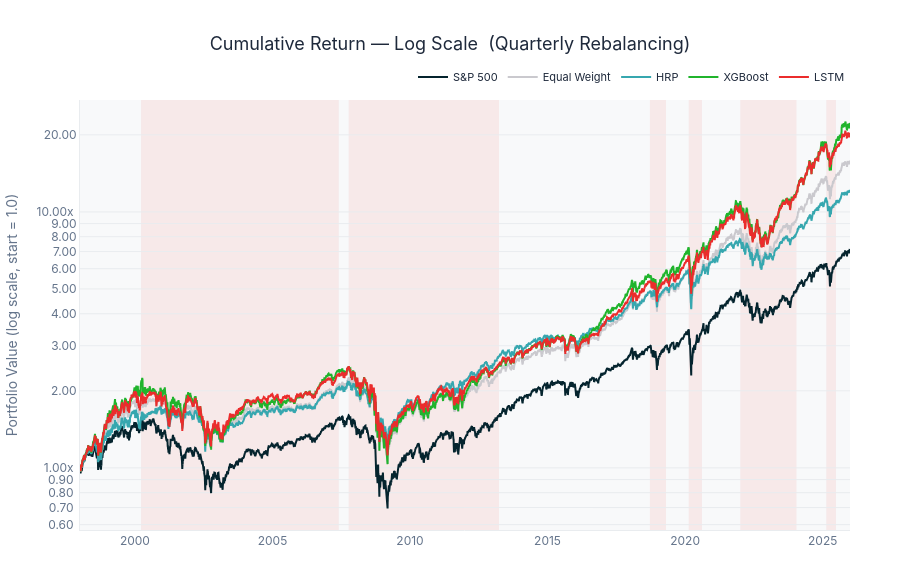

Notebook cell for this chart:
### Code cell
import numpy as np
import pandas as pd
import matplotlib.pyplot as plt
import matplotlib.ticker as mticker
import plotly.graph_objects as go
from pathlib import Path

_DATA_PATH = Path(r"C:/Users/benel/OneDrive/Desktop/Python/Thesis_xyz")
_DATA_DIR  = _DATA_PATH / "results" / "data"
_OUT_DIR   = _DATA_PATH / "results" / "plots" / "all_models"
_OUT_DIR.mkdir(parents=True, exist_ok=True)
_START, _END = "1998-01-01", "2025-12-31"

CRISIS_PERIODS = [
    ("Dotcom Crash",       "2000-03-23", "2007-05-31"),
    ("GFC",                "2007-10-09", "2013-03-28"),
    ("Monetary Policy",    "2018-09-21", "2019-04-23"),
    ("COVID-19",           "2020-02-19", "2020-08-12"),
    ("Russia/Ukraine",     "2022-01-03", "2024-01-19"),
    ("Trade Policy Shock", "2025-02-19", "2025-06-26"),
]
BG, PANEL, GRID = "#FFFFFF", "#F8F9FA", "#E9ECEF"
TEXT, SUBTEXT   = "#1E293B", "#64748B"

def _avg_runs(model_dir, pattern):
    dfs, run = [], 1
    while True:
        p = model_dir / pattern.format(run=run)
        if not p.exists(): break
        df = pd.read_csv(p, index_col="date", parse_dates=True).sort_index()
        df = df.loc[_START:_END].dropna(subset=["log_return"])
        dfs.append(df["log_return"])
        run += 1
    if not dfs: return None, 0
    avg = pd.concat(dfs, axis=1).mean(axis=1).dropna()
    return pd.DataFrame({"log_return": avg, "cumulative_value": np.exp(avg.cumsum())}), len(dfs)

def _single(path, log_col="log_return"):
    if not path.exists(): return None
    df = pd.read_csv(path, index_col="date", parse_dates=True).sort_index()
    df = df.loc[_START:_END].dropna(subset=[log_col])
    if log_col != "log_return":
        df = df.rename(columns={log_col: "log_return"})
    df["cumulative_value"] = np.exp(df["log_return"].cumsum())
    return df

lstm_df, lstm_n = _avg_runs(_DATA_DIR / "lstm",    "portfolio_lstm_Quarterly_{run}.csv")
xgb_df,  xgb_n  = _avg_runs(_DATA_DIR / "xgboost", "portfolio_xgb_Quarterly_{run}.csv")
ew_df           = _single(_DATA_DIR / "equal_weight" / "portfolio_Quarterly.csv")
hrp_df          = _single(_DATA_DIR / "hrp"          / "portfolio_Quarterly.csv")
bench_df        = _single(_DATA_DIR / "benchmark"    / "portfolio.csv", log_col="log_returns_per_day")

# (cumulative_value, hex_color, linewidth)
series = {}
if bench_df is not None: series["S&P 500"]         = (bench_df["cumulative_value"], "#05242E", 2.5)
if ew_df    is not None: series["1/N"]                 = (ew_df["cumulative_value"],    "#CAC9CE", 1.8)
if hrp_df   is not None: series["HRP"]                          = (hrp_df["cumulative_value"],   "#36A7AF", 1.8)
if xgb_df   is not None: series["XGBoost"] = (xgb_df["cumulative_value"],   "#20B42C", 1.8)
if lstm_df  is not None: series["LSTM"]    = (lstm_df["cumulative_value"],  "#EB2C2C", 1.8)

TITLE = "Cumulative Return — Log Scale"

# ── 1) Interactive Plotly chart ───────────────────────────────────────────────
fig = go.Figure()
if series:
    first_idx = next(iter(series.values()))[0].index
    for cname, c_start, c_end in CRISIS_PERIODS:
        s = first_idx[first_idx >= pd.Timestamp(c_start)]
        e = first_idx[first_idx <= pd.Timestamp(c_end)]
        if s.empty or e.empty: continue
        fig.add_vrect(x0=s[0], x1=e[-1], fillcolor="rgba(220,38,38,0.08)", layer="below", line_width=0)
        

for label, (cum_series, color, _lw) in series.items():
    fig.add_trace(go.Scatter(
        x=cum_series.index, y=cum_series.values, mode="lines", name=label,
        line=dict(color=color, width=2),
        hovertemplate="%{x|%b %d, %Y}<br>" + label + ": %{y:.3f}x<extra></extra>",
    ))

fig.update_layout(
    title=dict(text=TITLE, font=dict(size=18, color=TEXT, family="Inter, Arial"), x=0.5, xanchor="center"),
    height=580, paper_bgcolor=BG, plot_bgcolor=PANEL,
    font=dict(family="Inter, Arial, sans-serif", size=12, color=TEXT),
    legend=dict(orientation="h", yanchor="bottom", y=1.02, xanchor="right", x=1, font=dict(color=TEXT, size=11)),
    margin=dict(l=80, r=50, t=100, b=50),
    hoverlabel=dict(bgcolor="white", font_size=12, font_color=TEXT, bordercolor=GRID),
)
fig.update_xaxes(showgrid=False, tickfont=dict(color=SUBTEXT), linecolor=GRID)
fig.update_yaxes(type="log", tickformat=".2f", ticksuffix="x", gridcolor=GRID,
                 tickfont=dict(color=SUBTEXT), title_text="Portfolio Value (log scale, start = 1.0)",
                 title_font=dict(color=SUBTEXT), linecolor=GRID)
fig.show()

# ── 2) PDF export via matplotlib (vector quality) ─────────────────────────────
plt.rcParams.update({
    "font.family":       "DejaVu Sans",
    "axes.spines.top":   False,
    "axes.spines.right": False,
    "axes.facecolor":    "#F8F9FA",
    "figure.facecolor":  "white",
    "grid.color":        "#E9ECEF",
    "grid.linewidth":    0.6,
})

fig_pdf, ax = plt.subplots(figsize=(14, 7))

for cname, c_start, c_end in CRISIS_PERIODS:
    ax.axvspan(pd.Timestamp(c_start), pd.Timestamp(c_end),
               alpha=0.08, color="#DC2626", zorder=0, linewidth=0)

for label, (cum_series, color, lw) in series.items():
    ax.plot(cum_series.index, cum_series.values, color=color, linewidth=lw, label=label, zorder=3)

ax.set_yscale("log")
ax.yaxis.set_major_formatter(mticker.FuncFormatter(lambda y, _: f"{y:.2f}x"))
ax.yaxis.set_minor_formatter(mticker.NullFormatter())
ax.set_xlabel("Date", fontsize=11, color="#64748B", labelpad=8)
ax.set_ylabel("Portfolio Value (log scale, start = 1.0)", fontsize=11, color="#64748B", labelpad=8)
ax.set_title(TITLE, fontsize=14, color="#1E293B", pad=14)
ax.tick_params(colors="#64748B", labelsize=10)
ax.grid(True, which="major", axis="y", zorder=0)
ax.grid(False, axis="x")

y_top = ax.get_ylim()[1]


leg = ax.legend(loc="upper left", fontsize=10, framealpha=0.9, edgecolor="#E9ECEF", ncol=2)
for txt in leg.get_texts():
    txt.set_color("#1E293B")

fig_pdf.tight_layout()
pdf_path = _OUT_DIR / "cumulative_return_log.pdf"
fig_pdf.savefig(pdf_path, format="pdf", bbox_inches="tight")
print(f"PDF saved: {pdf_path}")
plt.show()

### Figure 1 — Plotly figure (JSON) as saved in the notebook; plotly's stock layout.template omitted (floating-point values rounded to 4 significant figures; data arrays with more than 128 entries replaced by an {"elided": "..."} marker saying what was removed)
{"data": [{"hovertemplate": "%{x|%b %d, %Y}<br>S&P 500: %{y:.3f}x<extra></extra>", "line": {"color": "#05242E", "width": 2}, "mode": "lines", "name": "S&P 500", "type": "scatter", "x": {"elided": "7041 str values"}, "y": {"elided": "7041 float values"}}, {"hovertemplate": "%{x|%b %d, %Y}<br>Equal Weight: %{y:.3f}x<extra></extra>", "line": {"color": "#CAC9CE", "width": 2}, "mode": "lines", "name": "Equal Weight", "type": "scatter", "x": {"elided": "7042 str values"}, "y": {"elided": "7042 float values"}}, {"hovertemplate": "%{x|%b %d, %Y}<br>HRP: %{y:.3f}x<extra></extra>", "line": {"color": "#36A7AF", "width": 2}, "mode": "lines", "name": "HRP", "type": "scatter", "x": {"elided": "7042 str values"}, "y": {"elided": "7042 float values"}}, {"hovertemplate": "%{x|%b %d, %Y}<br>XGBoost: %{y:.3f}x<extra></extra>", "line": {"color": "#20B42C", "width": 2}, "mode": "lines", "name": "XGBoost", "type": "scatter", "x": {"elided": "7042 str values"}, "y": {"elided": "7042 float values"}}, {"hovertemplate": "%{x|%b %d, %Y}<br>LSTM: %{y:.3f}x<extra></extra>", "line": {"color": "#EB2C2C", "width": 2}, "mode": "lines", "name": "LSTM", "type": "scatter", "x": {"elided": "7042 str values"}, "y": {"elided": "7042 float values"}}], "layout": {"font": {"color": "#1E293B", "family": "Inter, Arial, sans-serif", "size": 12}, "height": 580, "hoverlabel": {"bgcolor": "white", "bordercolor": "#E9ECEF", "font": {"color": "#1E293B", "size": 12}}, "legend": {"font": {"color": "#1E293B", "size": 11}, "orientation": "h", "x": 1, "xanchor": "right", "y": 1.02, "yanchor": "bottom"}, "margin": {"b": 50, "l": 80, "r": 50, "t": 100}, "paper_bgcolor": "#FFFFFF", "plot_bgcolor": "#F8F9FA", "shapes": [{"fillcolor": "rgba(220,38,38,0.08)", "layer": "below", "line": {"width": 0}, "type": "rect", "x0": "2000-03-23T00:00:00", "x1": "2007-05-31T00:00:00", "xref": "x", "y0": 0, "y1": 1, "yref": "y domain"}, {"fillcolor": "rgba(220,38,38,0.08)", "layer": "below", "line": {"width": 0}, "type": "rect", "x0": "2007-10-09T00:00:00", "x1": "2013-03-28T00:00:00", "xref": "x", "y0": 0, "y1": 1, "yref": "y domain"}, {"fillcolor": "rgba(220,38,38,0.08)", "layer": "below", "line": {"width": 0}, "type": "rect", "x0": "2018-09-21T00:00:00", "x1": "2019-04-23T00:00:00", "xref": "x", "y0": 0, "y1": 1, "yref": "y domain"}, {"fillcolor": "rgba(220,38,38,0.08)", "layer": "below", "line": {"width": 0}, "type": "rect", "x0": "2020-02-19T00:00:00", "x1": "2020-08-12T00:00:00", "xref": "x", "y0": 0, "y1": 1, "yref": "y domain"}, {"fillcolor": "rgba(220,38,38,0.08)", "layer": "below", "line": {"width": 0}, "type": "rect", "x0": "2022-01-03T00:00:00", "x1": "2024-01-19T00:00:00", "xref": "x", "y0": 0, "y1": 1, "yref": "y domain"}, {"fillcolor": "rgba(220,38,38,0.08)", "layer": "below", "line": {"width": 0}, "type": "rect", "x0": "2025-02-19T00:00:00", "x1": "2025-06-26T00:00:00", "xref": "x", "y0": 0, "y1": 1, "yref": "y domain"}], "title": {"font": {"color": "#1E293B", "family": "Inter, Arial", "size": 18}, "text": "Cumulative Return — Log Scale  (Quarterly Rebalancing)", "x": 0.5, "xanchor": "center"}, "xaxis": {"linecolor": "#E9ECEF", "showgrid": false, "tickfont": {"color": "#64748B"}}, "yaxis": {"gridcolor": "#E9ECEF", "linecolor": "#E9ECEF", "tickfont": {"color": "#64748B"}, "tickformat": ".2f", "ticksuffix": "x", "title": {"font": {"color": "#64748B"}, "text": "Portfolio Value (log scale, start = 1.0)"}, "type": "log"}}}
